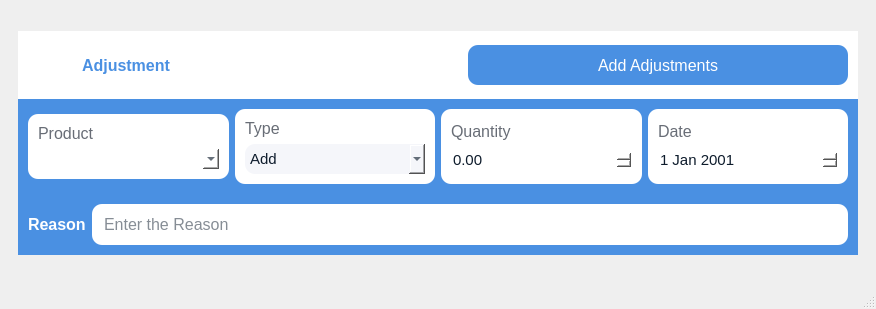
<?xml version="1.0" encoding="UTF-8"?>
<ui version="4.0">
 <class>AddAdjustment</class>
 <widget class="QMainWindow" name="AddAdjustment">
  <property name="geometry">
   <rect>
    <x>0</x>
    <y>0</y>
    <width>876</width>
    <height>309</height>
   </rect>
  </property>
  <property name="windowTitle">
   <string>Add Adjustment</string>
  </property>
  <property name="windowIcon">
   <iconset>
    <normalon>:/resources/dashboard-icons/adjust_stock-blue.svg</normalon>
   </iconset>
  </property>
  <widget class="QWidget" name="centralwidget">
   <layout class="QHBoxLayout" name="horizontalLayout">
    <item>
     <widget class="QFrame" name="verticalFrame">
      <property name="sizePolicy">
       <sizepolicy hsizetype="Preferred" vsizetype="Fixed">
        <horstretch>0</horstretch>
        <verstretch>0</verstretch>
       </sizepolicy>
      </property>
      <layout class="QVBoxLayout" name="verticalLayout">
       <property name="spacing">
        <number>0</number>
       </property>
       <item>
        <widget class="QFrame" name="horizontalFrame">
         <property name="minimumSize">
          <size>
           <width>0</width>
           <height>0</height>
          </size>
         </property>
         <property name="styleSheet">
          <string notr="true">background-color: rgb(255, 255, 255);</string>
         </property>
         <layout class="QHBoxLayout" name="horizontalLayout_6">
          <property name="leftMargin">
           <number>10</number>
          </property>
          <property name="topMargin">
           <number>10</number>
          </property>
          <property name="rightMargin">
           <number>10</number>
          </property>
          <property name="bottomMargin">
           <number>10</number>
          </property>
          <item>
           <widget class="QLabel" name="label_7">
            <property name="sizePolicy">
             <sizepolicy hsizetype="Fixed" vsizetype="Fixed">
              <horstretch>0</horstretch>
              <verstretch>0</verstretch>
             </sizepolicy>
            </property>
            <property name="minimumSize">
             <size>
              <width>48</width>
              <height>48</height>
             </size>
            </property>
            <property name="maximumSize">
             <size>
              <width>48</width>
              <height>48</height>
             </size>
            </property>
            <property name="text">
             <string/>
            </property>
            <property name="pixmap">
             <pixmap resource="resources.qrc">:/resources/dashboard-icons/adjust_stock-blue.svg</pixmap>
            </property>
            <property name="scaledContents">
             <bool>true</bool>
            </property>
           </widget>
          </item>
          <item>
           <widget class="QLabel" name="label_6">
            <property name="sizePolicy">
             <sizepolicy hsizetype="Preferred" vsizetype="Preferred">
              <horstretch>0</horstretch>
              <verstretch>0</verstretch>
             </sizepolicy>
            </property>
            <property name="font">
             <font>
              <pointsize>12</pointsize>
              <bold>true</bold>
             </font>
            </property>
            <property name="styleSheet">
             <string notr="true">color: rgb(74, 144, 226);</string>
            </property>
            <property name="text">
             <string>Adjustment</string>
            </property>
           </widget>
          </item>
          <item>
           <widget class="QPushButton" name="Adjustments_btn">
            <property name="sizePolicy">
             <sizepolicy hsizetype="Preferred" vsizetype="Fixed">
              <horstretch>0</horstretch>
              <verstretch>0</verstretch>
             </sizepolicy>
            </property>
            <property name="minimumSize">
             <size>
              <width>0</width>
              <height>40</height>
             </size>
            </property>
            <property name="maximumSize">
             <size>
              <width>16777215</width>
              <height>40</height>
             </size>
            </property>
            <property name="font">
             <font>
              <pointsize>12</pointsize>
             </font>
            </property>
            <property name="styleSheet">
             <string notr="true">QPushButton{
background-color: rgb(74, 144, 226);
border:none;
color: rgb(255, 255, 255);
border-radius:10px;
}
QPushButton:hover{
background-color: rgb(53, 104, 162);
}</string>
            </property>
            <property name="text">
             <string>Add Adjustments</string>
            </property>
            <property name="icon">
             <iconset>
              <normalon>:/resources/dashboard-icons/add.svg</normalon>
             </iconset>
            </property>
            <property name="iconSize">
             <size>
              <width>32</width>
              <height>32</height>
             </size>
            </property>
           </widget>
          </item>
         </layout>
        </widget>
       </item>
       <item>
        <widget class="QFrame" name="horizontalFrame">
         <property name="sizePolicy">
          <sizepolicy hsizetype="Preferred" vsizetype="Fixed">
           <horstretch>0</horstretch>
           <verstretch>0</verstretch>
          </sizepolicy>
         </property>
         <property name="styleSheet">
          <string notr="true">background-color: rgb(74, 144, 226);</string>
         </property>
         <layout class="QHBoxLayout" name="horizontalLayout_2">
          <property name="leftMargin">
           <number>10</number>
          </property>
          <property name="topMargin">
           <number>10</number>
          </property>
          <property name="rightMargin">
           <number>10</number>
          </property>
          <property name="bottomMargin">
           <number>10</number>
          </property>
          <item>
           <widget class="QFrame" name="verticalFrame_2">
            <property name="sizePolicy">
             <sizepolicy hsizetype="Preferred" vsizetype="Fixed">
              <horstretch>0</horstretch>
              <verstretch>0</verstretch>
             </sizepolicy>
            </property>
            <property name="styleSheet">
             <string notr="true">background-color: rgb(255, 255, 255);
border-radius:10px;
color: rgb(14, 28, 44);</string>
            </property>
            <layout class="QVBoxLayout" name="verticalLayout_2">
             <property name="leftMargin">
              <number>10</number>
             </property>
             <property name="topMargin">
              <number>10</number>
             </property>
             <property name="rightMargin">
              <number>10</number>
             </property>
             <property name="bottomMargin">
              <number>10</number>
             </property>
             <item>
              <widget class="QLabel" name="label">
               <property name="sizePolicy">
                <sizepolicy hsizetype="Preferred" vsizetype="Fixed">
                 <horstretch>0</horstretch>
                 <verstretch>0</verstretch>
                </sizepolicy>
               </property>
               <property name="font">
                <font>
                 <pointsize>12</pointsize>
                </font>
               </property>
               <property name="styleSheet">
                <string notr="true">color: rgb(104, 109, 118);</string>
               </property>
               <property name="text">
                <string>Product</string>
               </property>
              </widget>
             </item>
             <item>
              <widget class="QComboBox" name="product_comboBox">
               <property name="font">
                <font>
                 <pointsize>11</pointsize>
                </font>
               </property>
               <property name="styleSheet">
                <string notr="true"/>
               </property>
              </widget>
             </item>
            </layout>
           </widget>
          </item>
          <item>
           <widget class="QFrame" name="verticalFrame_4">
            <property name="styleSheet">
             <string notr="true">background-color: rgb(255, 255, 255);
border-radius:10px;
color: rgb(14, 28, 44);</string>
            </property>
            <layout class="QVBoxLayout" name="verticalLayout_5">
             <property name="leftMargin">
              <number>10</number>
             </property>
             <property name="topMargin">
              <number>10</number>
             </property>
             <property name="rightMargin">
              <number>10</number>
             </property>
             <property name="bottomMargin">
              <number>10</number>
             </property>
             <item>
              <widget class="QLabel" name="label_2">
               <property name="sizePolicy">
                <sizepolicy hsizetype="Preferred" vsizetype="Fixed">
                 <horstretch>0</horstretch>
                 <verstretch>0</verstretch>
                </sizepolicy>
               </property>
               <property name="font">
                <font>
                 <pointsize>12</pointsize>
                </font>
               </property>
               <property name="styleSheet">
                <string notr="true">color: rgb(104, 109, 118);</string>
               </property>
               <property name="text">
                <string>Type</string>
               </property>
              </widget>
             </item>
             <item>
              <widget class="QComboBox" name="type_comboBox">
               <property name="font">
                <font>
                 <pointsize>11</pointsize>
                </font>
               </property>
               <property name="styleSheet">
                <string notr="true">QComboBox{
border:                 none;
background-color:  #F5F6FA;
color: rgb(14, 28, 44);
padding:                    5px 

}
QListView::item:hover{
    background-color:  rgb(143, 188, 255);
	color: rgb(255, 255, 255);
    border:                 none;
}</string>
               </property>
               <item>
                <property name="text">
                 <string>Add</string>
                </property>
                <property name="icon">
                 <iconset resource="resources.qrc">
                  <normaloff>:/resources/dashboard-icons/product-add.svg</normaloff>:/resources/dashboard-icons/product-add.svg</iconset>
                </property>
               </item>
               <item>
                <property name="text">
                 <string>Remove</string>
                </property>
                <property name="icon">
                 <iconset resource="resources.qrc">
                  <normaloff>:/resources/dashboard-icons/product-delete.svg</normaloff>:/resources/dashboard-icons/product-delete.svg</iconset>
                </property>
               </item>
              </widget>
             </item>
            </layout>
           </widget>
          </item>
          <item>
           <widget class="QFrame" name="verticalFrame_3">
            <property name="styleSheet">
             <string notr="true">background-color: rgb(255, 255, 255);
border-radius:10px;
color: rgb(14, 28, 44);</string>
            </property>
            <layout class="QVBoxLayout" name="verticalLayout_4">
             <property name="leftMargin">
              <number>10</number>
             </property>
             <property name="topMargin">
              <number>10</number>
             </property>
             <property name="rightMargin">
              <number>10</number>
             </property>
             <property name="bottomMargin">
              <number>10</number>
             </property>
             <item>
              <widget class="QLabel" name="label_3">
               <property name="sizePolicy">
                <sizepolicy hsizetype="Preferred" vsizetype="Fixed">
                 <horstretch>0</horstretch>
                 <verstretch>0</verstretch>
                </sizepolicy>
               </property>
               <property name="font">
                <font>
                 <pointsize>12</pointsize>
                </font>
               </property>
               <property name="styleSheet">
                <string notr="true">color: rgb(104, 109, 118);</string>
               </property>
               <property name="text">
                <string>Quantity</string>
               </property>
              </widget>
             </item>
             <item>
              <widget class="QDoubleSpinBox" name="qty_doubleSpinBox">
               <property name="font">
                <font>
                 <pointsize>11</pointsize>
                </font>
               </property>
               <property name="maximum">
                <double>9999999999999999634067965630886574211027143225273567793680363843427086501542887424.000000000000000</double>
               </property>
              </widget>
             </item>
            </layout>
           </widget>
          </item>
          <item>
           <widget class="QFrame" name="verticalFrame_2">
            <property name="styleSheet">
             <string notr="true">background-color: rgb(255, 255, 255);
border-radius:10px;
color: rgb(14, 28, 44);</string>
            </property>
            <layout class="QVBoxLayout" name="verticalLayout_3">
             <property name="leftMargin">
              <number>10</number>
             </property>
             <property name="topMargin">
              <number>10</number>
             </property>
             <property name="rightMargin">
              <number>10</number>
             </property>
             <property name="bottomMargin">
              <number>10</number>
             </property>
             <item>
              <widget class="QLabel" name="label_4">
               <property name="sizePolicy">
                <sizepolicy hsizetype="Preferred" vsizetype="Fixed">
                 <horstretch>0</horstretch>
                 <verstretch>0</verstretch>
                </sizepolicy>
               </property>
               <property name="font">
                <font>
                 <pointsize>12</pointsize>
                </font>
               </property>
               <property name="styleSheet">
                <string notr="true">color: rgb(104, 109, 118);</string>
               </property>
               <property name="text">
                <string>Date</string>
               </property>
              </widget>
             </item>
             <item>
              <widget class="QDateEdit" name="date_dateEdit">
               <property name="font">
                <font>
                 <pointsize>11</pointsize>
                </font>
               </property>
               <property name="date">
                <date>
                 <year>2001</year>
                 <month>1</month>
                 <day>1</day>
                </date>
               </property>
              </widget>
             </item>
            </layout>
           </widget>
          </item>
         </layout>
        </widget>
       </item>
       <item>
        <widget class="QFrame" name="horizontalFrame">
         <property name="sizePolicy">
          <sizepolicy hsizetype="Preferred" vsizetype="Fixed">
           <horstretch>0</horstretch>
           <verstretch>0</verstretch>
          </sizepolicy>
         </property>
         <property name="styleSheet">
          <string notr="true">background-color: rgb(74, 144, 226);</string>
         </property>
         <layout class="QHBoxLayout" name="horizontalLayout_3">
          <property name="leftMargin">
           <number>10</number>
          </property>
          <property name="topMargin">
           <number>10</number>
          </property>
          <property name="rightMargin">
           <number>10</number>
          </property>
          <property name="bottomMargin">
           <number>10</number>
          </property>
          <item>
           <widget class="QLabel" name="label_5">
            <property name="sizePolicy">
             <sizepolicy hsizetype="Fixed" vsizetype="Fixed">
              <horstretch>0</horstretch>
              <verstretch>0</verstretch>
             </sizepolicy>
            </property>
            <property name="font">
             <font>
              <pointsize>12</pointsize>
              <bold>true</bold>
             </font>
            </property>
            <property name="styleSheet">
             <string notr="true">color: rgb(255, 255, 255);</string>
            </property>
            <property name="text">
             <string>Reason</string>
            </property>
           </widget>
          </item>
          <item>
           <widget class="QLineEdit" name="reason_lineEdit">
            <property name="font">
             <font>
              <pointsize>12</pointsize>
             </font>
            </property>
            <property name="styleSheet">
             <string notr="true">background-color: rgb(255, 255, 255);
color: rgb(14, 28, 44);
border:none;
padding:10px;
border-radius:10px;</string>
            </property>
            <property name="placeholderText">
             <string>Enter the Reason</string>
            </property>
           </widget>
          </item>
         </layout>
        </widget>
       </item>
      </layout>
     </widget>
    </item>
   </layout>
  </widget>
  <widget class="QMenuBar" name="menubar">
   <property name="geometry">
    <rect>
     <x>0</x>
     <y>0</y>
     <width>876</width>
     <height>21</height>
    </rect>
   </property>
  </widget>
  <widget class="QStatusBar" name="statusbar"/>
 </widget>
 <resources>
  <include location="resources.qrc"/>
 </resources>
 <connections/>
</ui>
